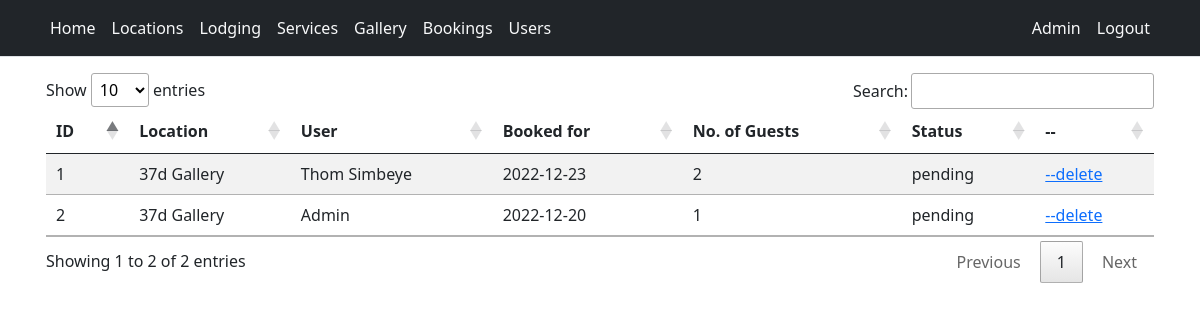
Page /pages/booking.php (signed in) on the committed database.
### tables this page shows
CREATE TABLE `users` (
  `id` int(11) NOT NULL,
  `email` varchar(60) DEFAULT NULL,
  `first_name` varchar(60) DEFAULT NULL,
  `last_name` varchar(60) DEFAULT NULL,
  `phone_no` varchar(12) DEFAULT NULL,
  `password` longtext NOT NULL,
  `is_admin` tinyint(1) NOT NULL,
  `joined` datetime DEFAULT current_timestamp()
);

CREATE TABLE `booking` (
  `id` int(11) NOT NULL,
  `user_id` int(11) NOT NULL,
  `location_id` int(11) NOT NULL,
  `date` date NOT NULL,
  `guest_no` int(11) NOT NULL,
  `status` varchar(60) NOT NULL,
  `added` datetime NOT NULL DEFAULT current_timestamp()
);

CREATE TABLE `locations` (
  `id` int(11) NOT NULL,
  `name` varchar(60) NOT NULL,
  `description` longtext NOT NULL,
  `image` text NOT NULL,
  `price` double NOT NULL,
  `rating` float NOT NULL,
  `user_id` int(11) NOT NULL,
  `modified` datetime NOT NULL DEFAULT current_timestamp()
);

### api/get_user.php (called while the page is built)
<?php
function get_profile($email, $db_connection){
    $sql = "SELECT * FROM users WHERE email = ?";
    if($stmt = $db_connection->prepare($sql)){
        $stmt->bind_param("s", $email);
        if($stmt->execute()){
            $result = $stmt->get_result();
            if($result->num_rows == 1){
                $row = $result->fetch_array(MYSQLI_ASSOC);
                return $row;
            }
        }
    }
}
function get_profile_by_id($id, $db_connection){
    $sql = "SELECT * FROM users WHERE id = ?";
    if($stmt = $db_connection->prepare($sql)){
        $stmt->bind_param("s", $id);
        if($stmt->execute()){
            $result = $stmt->get_result();
            if($result->num_rows == 1){
                $row = $result->fetch_array(MYSQLI_ASSOC);
                return $row;
            }
        }
    }
}

### inc/session.php (called while the page is built, shortened)
<?php
require_once "../scripts/connect.php";
include_once "../api/get_user.php";
if (!(isset($_SESSION["loggedin"]) && $_SESSION["loggedin"] === true)) {
    header('location: login.php');
    exit();
} else {
    $user = get_profile($_SESSION['email'], $db_connection);
}
?>

### api/get_data.php (called while the page is built, shortened)
<?php
function get_location($id, $db_connection) {
    $sql = "SELECT * FROM locations WHERE id = ?";
    if($stmt = $db_connection->prepare($sql)){
        $stmt->bind_param("s", $id);
        if($stmt->execute()){
            $result = $stmt->get_result();
            if($result->num_rows == 1){
                $row = $result->fetch_array(MYSQLI_ASSOC);
                return $row;
            }
        }
    }
}

### api/get_table_data.php (the view, shortened to what this page needs)
<?php
include_once "get_data.php";
include_once "get_user.php";
function get_all_bookings($db_connection){
    $sql = "SELECT * FROM booking ORDER BY added DESC";
    if($result = $db_connection->query($sql)){
        if($result->num_rows > 0){
            while($row = $result->fetch_array()){
                $location = get_location($row['location_id'], $db_connection);
                $user = get_profile_by_id($row['user_id'], $db_connection);
                echo "<tr>";
                    echo "<td>" . $row['id'] . "</td>";
                    echo "<td>" . $location['name'] . "</td>";
                    echo "<td>" . $user['first_name']." ". $user['last_name']. "</td>";
                    echo "<td>" . $row['date'] . "</td>";
                    echo "<td>" . $row['guest_no'] . "</td>";
                    echo "<td>" . $row['status'] . "</td>";
                    echo "<td><a href='../scripts/booking.delete.process.php?booking=".$row['id']."' class='link-primary'>--delete</a></td>";
                echo "</tr>";
            }
        } else {
            echo "<tr>";
                echo "<td colspan='7' class='text-center'> No records found. </td>";
            echo "</tr>";
        }
    }
}

### inc/navbar.php
<nav class="py-2 bg-dark border-bottom sticky-top">
    <div class="container d-flex flex-wrap">
        <ul class="nav me-auto">
            <li class="nav-item"><a href="/Mwape/" class="nav-link link-light px-2">Home</a></li>
            <li class="nav-item"><a href="/Mwape/pages/location.php" class="nav-link link-light px-2">Locations</a></li>
            <li class="nav-item"><a href="/Mwape/pages/lodging.php" class="nav-link link-light px-2">Lodging</a></li>
            <li class="nav-item"><a href="/Mwape/index.php#services" class="nav-link link-light px-2">Services</a></li>
            <li class="nav-item"><a href="/Mwape/pages/gallery.php" class="nav-link link-light px-2">Gallery</a></li>
            <?php
            if (isset($_SESSION['email'])) {
                echo '<li class="nav-item"><a href="/Mwape/pages/booking.php" class="nav-link link-light px-2">Bookings</a></li>';
                if ($user['is_admin'] == true) {
                    echo '<li class="nav-item"><a href="/Mwape/pages/users.php" class="nav-link link-light px-2">Users</a></li>';
                }
            }
            ?>
        </ul>
        <ul class="nav">
            <?php
            if (isset($_SESSION['email'])) {
              echo '<li class="nav-item"><a href="/Mwape/pages/account.php" class="nav-link link-light px-2">'.$user['first_name'].' '.$user['last_name'].'</a></li>
              <li class="nav-item"><a href="/Mwape/scripts/logout.process.php" class="nav-link link-light px-2">Logout</a></li>';
            } else {
              echo '<li class="nav-item"><a href="/Mwape/pages/login.php" class="nav-link link-light px-2">Login</a></li>
              <li class="nav-item"><a href="/Mwape/pages/signup.php" class="nav-link link-light px-2">Sign up</a></li>';
            }
            ?>
        </ul>
    </div>
</nav>

### DataTables/datatables.css (style rules this page uses)
table.dataTable tbody tr { background-color: transparent; }
table.dataTable tbody th, table.dataTable tbody td { padding: 8px 10px; }
table.dataTable th, table.dataTable td { box-sizing: content-box; }

### rows in the picture
users: first_name "Admin"
booking: id "2", location.name "37d Gallery", user.first_name "Admin", date "2022-12-20", guest_no "1", status "pending"
booking: id "1", location.name "37d Gallery", user.first_name "Thom", user.last_name "Simbeye", date "2022-12-23", guest_no "2", status "pending"
